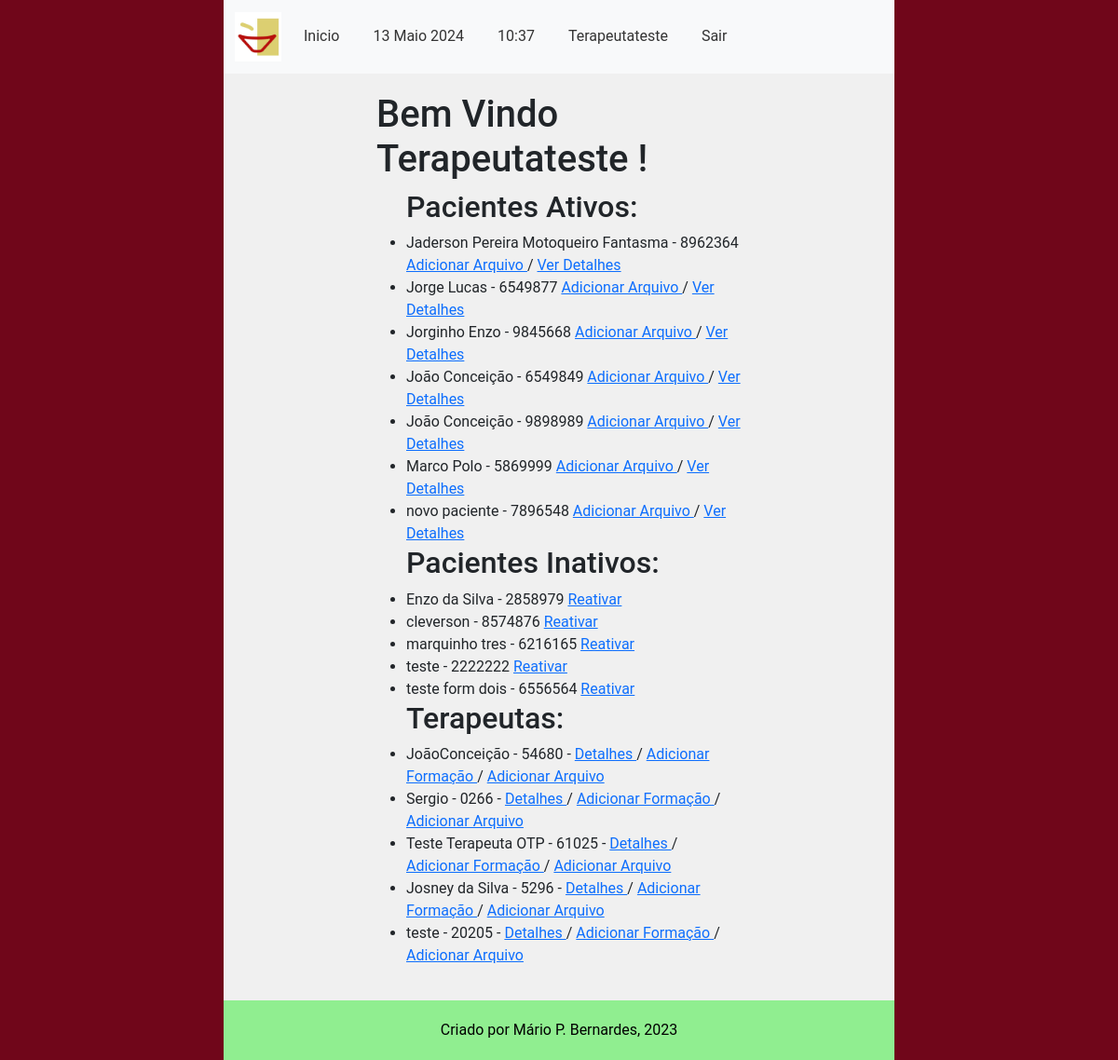
The app's page /main/indice_cadastros (signed in), older data.
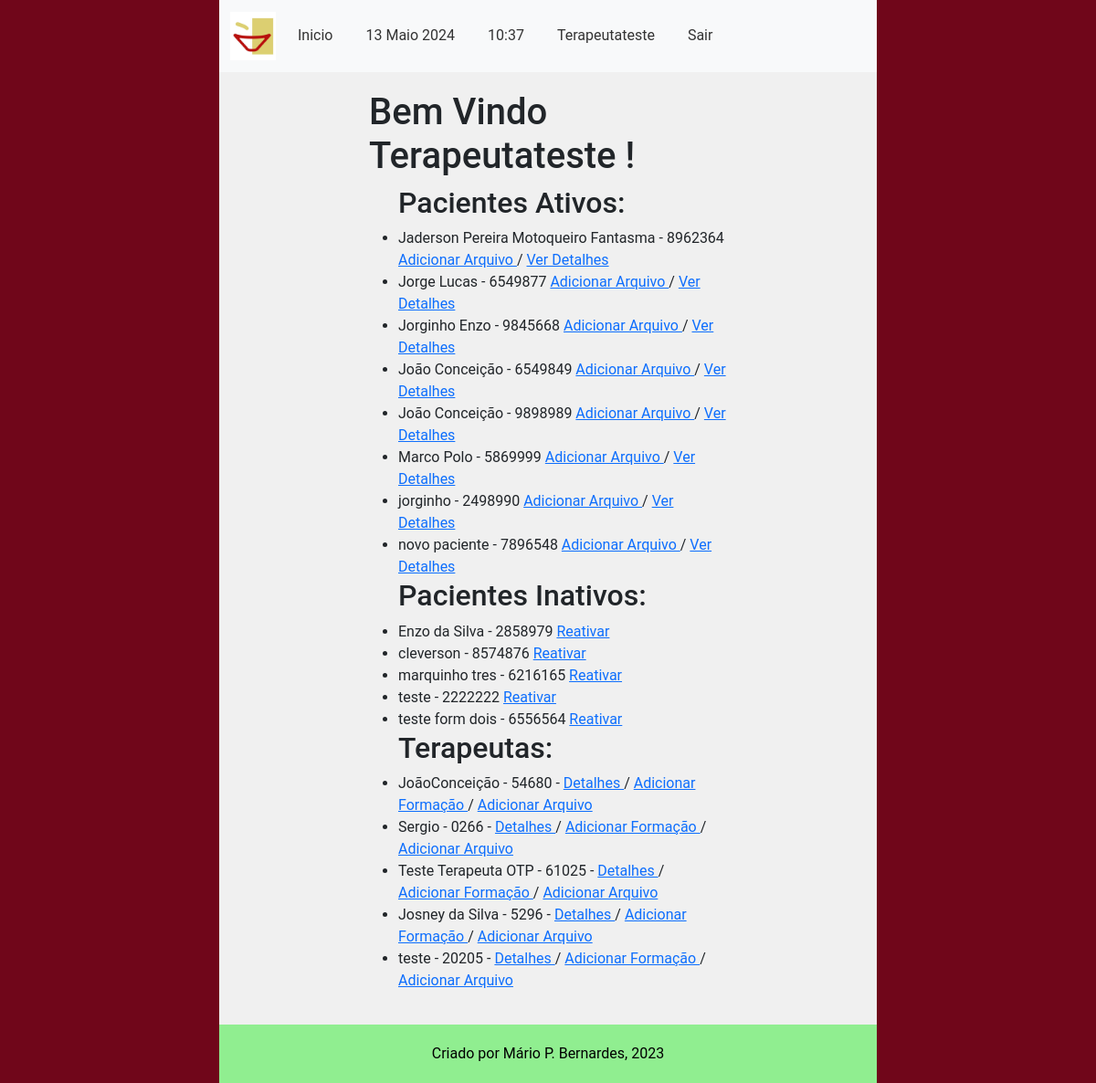
The same page, newer data.
### main/models.py (models this page shows, shortened)
class CadastroPacientes(models.Model):
    nome = models.CharField(verbose_name='Nome do Paciente', max_length=100,
                            validators=[validate_letters, MinLengthValidator(limit_value=5)])
    prontuario_numero = models.CharField(verbose_name='Nº de Prontuario', max_length=7,
                                         default=create_prontuario_numero,
                                         unique=True, validators=[validate_numbers, MinLengthValidator(limit_value=7)])
    nascimento = models.DateField(verbose_name='Data de Nascimento', help_text='dd/mm/aaaa',
                                  validators=[validate_date_past])
    responsavel_legal = models.CharField(verbose_name='Responsável Legal', max_length=100,
                                         null=True, blank=True, validators=[validate_letters,
                                                                            MinLengthValidator(limit_value=5)])
    cpf_responsavel_legal = models.CharField(verbose_name='CPF do Responsável', max_length=11, blank=True, null=True,
                                             validators=[validate_numbers, MinLengthValidator(limit_value=11)])
    data_inicio = models.DateField(verbose_name='Data de Inicio', help_text='dd/mm/aaaa', default=datetime.now)
    data_final = models.DateField(verbose_name='Data do Desligamento', help_text='dd/mm/aaaa', blank=True, null=True,
                                  validators=[validate_date_past])
    desligado = models.BooleanField(verbose_name='Desligado', help_text='Paciente desligado', default=False)
    cpf_numero = models.CharField(verbose_name='CPF', max_length=11, unique=True,
                                  help_text="CPF de menores consta na Certidão de Nascimento",
                                  validators=[validate_numbers, MinLengthValidator(limit_value=11)])
    MOD_CHOICES = (
        (0, 'Individual'),
        (1, 'Grupo'),
        (2, 'Casal'),
    )
    modalidade_atendimento = models.IntegerField(verbose_name='Modalidade', choices=MOD_CHOICES, default=0)
    grupo = models.ForeignKey(
        'CadastroGrupos',
        related_name='membros',
        on_delete=models.PROTECT,
        blank=True,
        null=True
    )
    convenio = models.ForeignKey(
        'ConveniosAceitos',
        related_name='pacientes',
        on_delete=models.PROTECT
    )
    carteirinha_convenio = models.CharField(verbose_name='Número do Convênio',
                                            max_length=50, blank=True, null=True,
                                            validators=[validate_numbers, MinLengthValidator(limit_value=7)])
    terapeuta = models.ForeignKey(
        'CadastroProfissionais',
        related_name='pacientes',
        on_delete=models.PROTECT
    )
    endereco_rua = models.CharField(verbose_name='Endereço', max_length=100,
                                    validators=[MinLengthValidator(limit_value=10)])
    endereco_bairro = models.CharField(verbose_name='Bairro', max_length=50,
                                       validators=[MinLengthValidator(limit_value=3)])
    endereco_numero = models.CharField(verbose_name='Número', max_length=7, validators=[validate_numbers])
    endereco_complemento = models.CharField(verbose_name='Complemento', max_length=100,
                                            validators=[MinLengthValidator(limit_value=4)])
    telefone_numero = models.CharField(verbose_name='Telefone', max_length=11,
                                       validators=[validate_numbers, MinLengthValidator(limit_value=11)])
    cidade = models.CharField(verbose_name='Cidade', max_length=100, validators=[validate_letters,
                                                                                 MinLengthValidator(limit_value=3)])
    cep_numero = models.CharField(verbose_name='CEP', max_length=8, validators=[validate_numbers,
                                                                                MinLengthValidator(limit_value=8)])
    email = models.EmailField(verbose_name='E-mail')
    observacoes = models.TextField(verbose_name='Observações', blank=True, null=True)
    objects = models.Manager()
    class Meta:
        verbose_name = 'Paciente'
        verbose_name_plural = 'Pacientes'
        ordering = ["nome"]
        permissions = [
            ('transfer_pac', 'Transferir Paciente (Terapeutas)'),
            ('deslig_pac', 'Desligar Paciente (Terapeutas)'),
            ('add_pac_group', 'Adicionar Paciente a Grupo (Terapeutas)'),
            ('remove_pac_from_group', 'Remover Paciente de um Grupo (Terapeutas)')
        ]

class CadastroProfissionais(models.Model):
    nome = models.CharField(verbose_name='Nome', max_length=100,
                            unique=True, editable=True, validators=[validate_letters])
    conselho_codigo = models.CharField(verbose_name='CRP', max_length=5, unique=True,
                                       editable=True, validators=[validate_numbers])
    STATUS_POS_CHOICES = (
        (0, 'Nível 1 - Incompleto'),
        (1, 'Nível 1 - Completo'),
        (2, 'Nível 2 - Incompleto'),
        (3, 'Nível 2 - Completo'),
        (4, 'Nível 3 - Incompleto'),
        (5, 'Nível 3 - Completo'),
    )
    pos_grad_status = models.IntegerField(verbose_name='Status Pós', choices=STATUS_POS_CHOICES, default=0)
    unimed_codigo = models.CharField(verbose_name='Número cadastro Unimed', max_length=6,
                                     unique=True, editable=True, validators=[validate_numbers])
    email = models.EmailField(verbose_name='Email', editable=True)
    telefone_numero = models.CharField(verbose_name='Telefone', max_length=11,
                                       editable=True, validators=[validate_numbers])
    endereco_rua = models.CharField(verbose_name='Endereço', max_length=100)
    endereco_bairro = models.CharField(verbose_name='Bairro', max_length=50)
    endereco_numero = models.CharField(verbose_name='Número', max_length=7, validators=[validate_numbers])
    endereco_complemento = models.CharField(verbose_name='Complemento', max_length=100)
    cidade = models.CharField(verbose_name='Cidade', max_length=20, validators=[validate_letters,
                                                                                MinLengthValidator(limit_value=3)])
    cep_numero = models.CharField(verbose_name='CEP', max_length=8, validators=[validate_numbers,
                                                                                MinLengthValidator(limit_value=8)])
    nascimento_data = models.DateField(verbose_name='Data de Nascimento', help_text='dd/mm/aaaa',
                                       validators=[validate_date_past])
    cpf_numero = models.CharField(verbose_name='CPF', unique=True, validators=[validate_numbers], max_length=11)
    rg_numero = models.CharField(verbose_name='Número RG', max_length=12,
                                 validators=[MinLengthValidator(limit_value=6)])
    rg_emissor = models.CharField(verbose_name='Orgão Emissor RG', max_length=50)
    usuario_codigo = models.ForeignKey(
        CustomUser,
        related_name='Terapeutas',
        on_delete=models.PROTECT
    )
    objects = models.Manager()
    class Meta:
        verbose_name = 'Terapeuta'
        verbose_name_plural = 'Terapeutas'
        permissions = [
            ('add_terapeuta', 'Adicionar novos Usuários (Administrativos)')
        ]

### main/views.py (the view)
@login_required(login_url="/accounts/login")
def index_perfil(request: HttpRequest):
    pacientes_ativos = filter_active_pacientes()
    pacientes_inativos = filter_inactive_pacientes()
    terapeutas = CadastroProfissionais.objects.all
    context = {
        'lis_pacientes_ativos': pacientes_ativos,
        'lis_pacientes_inativos': pacientes_inativos,
        'list_terapeutas': terapeutas
    }
    return render(request, 'list_perfils.html', context)

### main/services/pacientes_services.py (called while the page is built)
def filter_active_pacientes() -> QuerySet:
    active_pacientes = CadastroPacientes.objects.filter(desligado=False)
    return active_pacientes

def filter_inactive_pacientes() -> QuerySet:
    inactive_pacientes = CadastroPacientes.objects.filter(desligado=True)
    return inactive_pacientes

### main/templates/list_perfils.html (shortened to what this page needs)
{% extends 'middleman1.html' %}
{% load bootstrap5 %}
{% load static%}
        {% block content %}
        <h1>Bem Vindo {{ request.user.username }} ! </h1>
            <ul>
                <h2> Pacientes Ativos: </h2>
                    {% for paciente in lis_pacientes_ativos %}
                        <li>
                        {{ paciente.nome }} - {{ paciente.prontuario_numero }}
                        <a href="{% url 'main:enviar_arquivo_paciente' prontuario_numero=paciente.prontuario_numero %}"> Adicionar Arquivo </a> /
                        <a href="{% url 'main:dadospac' prontuario_numero=paciente.prontuario_numero %}"> Ver Detalhes </a> <br>
                        </li>
                    {% empty %}
                        <li>No entries found.</li>
                    {% endfor %}
                <h2> Pacientes Inativos: </h2>
                    {% for paciente in lis_pacientes_inativos %}
                        <li>
                        {{ paciente.nome }} - {{ paciente.prontuario_numero }}
                        <a href="{% url 'main:religamento' prontuario_numero=paciente.prontuario_numero %}"> Reativar </a> <br>
                        </li>
                    {% empty %}
                        <li>No entries found.</li>
                    {% endfor %}
                <h2> Terapeutas: </h2>
                    {% for terapeuta in list_terapeutas %}
                        <li> {{ terapeuta.nome }} - {{ terapeuta.conselho_codigo }} - <a href="{% url 'main:perfil' terapeuta_codigo=terapeuta.conselho_codigo %}"> Detalhes </a> /
                        <a href="{% url 'main:cadastrar_formacao' terapeuta_codigo=terapeuta.conselho_codigo %}"> Adicionar Formação </a> /
                        <a href="{% url 'main:enviar_arquivo_terapeuta' terapeuta_codigo=terapeuta.conselho_codigo %}"> Adicionar Arquivo </a> <br>
                        </li>
                    {% empty %}
                        <li>No entries found.</li>
                    {% endfor %}
            </ul>
        {% endblock %}

Row changes from the older to the newer data that the page shows:
added CadastroPacientes: nome "jorginho", prontuario_numero "2498990", shown under "Pacientes Ativos:"
